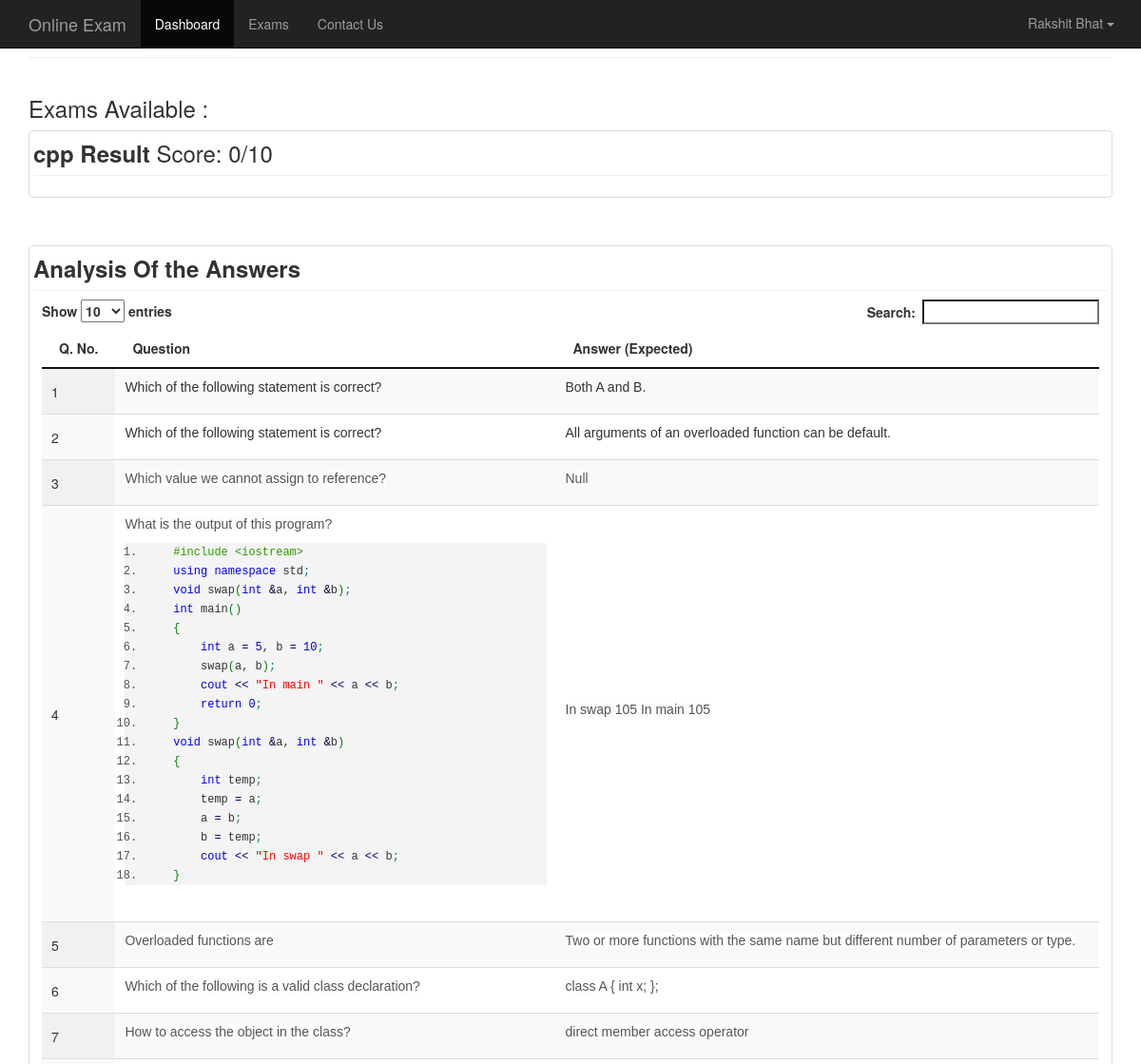
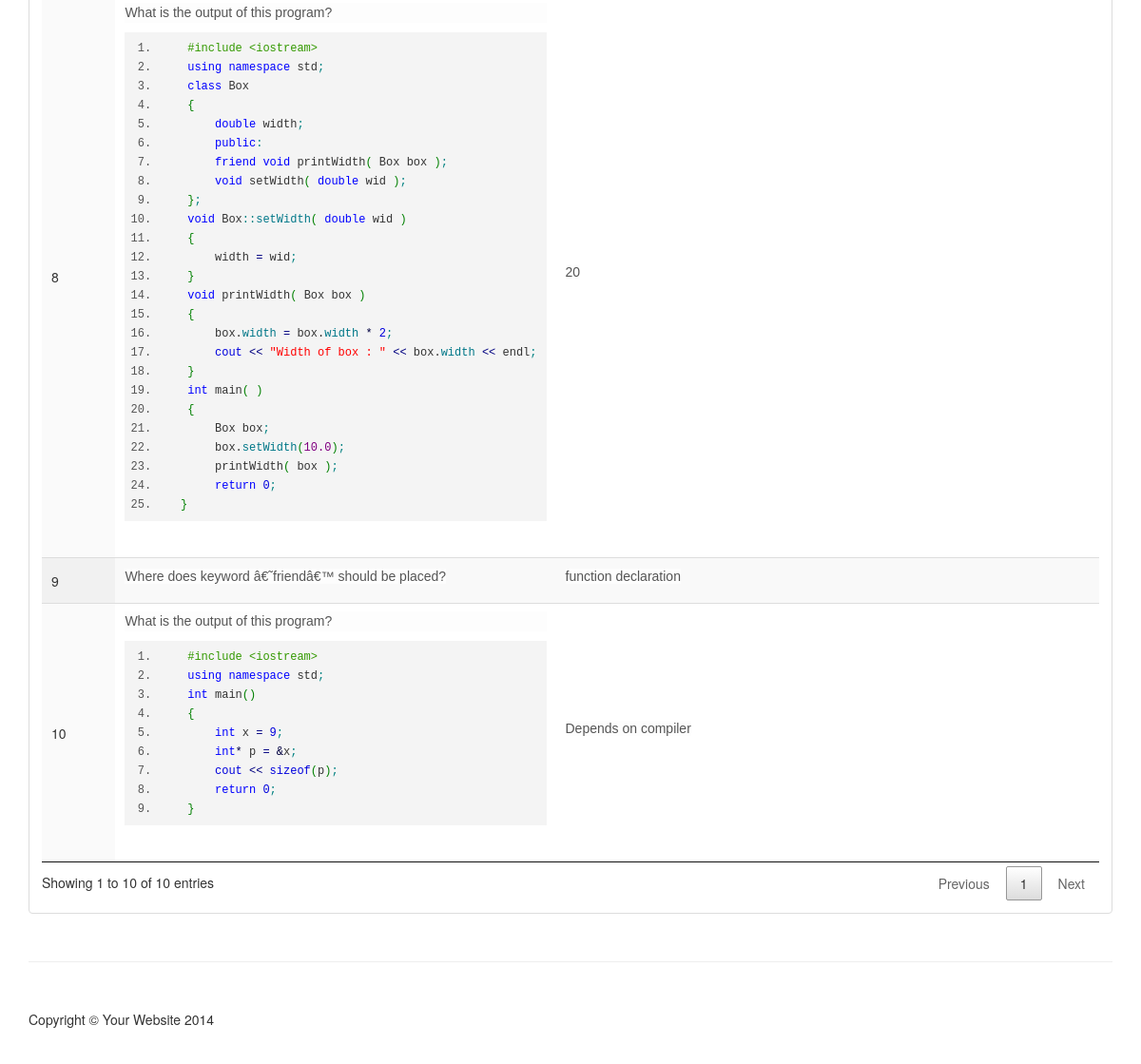
The page /result.php?exam=cpp (signed in) on the database its author committed (2 pictures, top to bottom).
### tables this page shows
CREATE TABLE `cpp1` (
  `qno` int(11) NOT NULL,
  `answer` varchar(50) NOT NULL,
  `review` varchar(50) NOT NULL DEFAULT '0' COMMENT 'if 0 then review else answer for review ',
  `unvisited` int(11) NOT NULL DEFAULT '0' COMMENT 'if 0 then unvisited ',
  `flag` int(11) NOT NULL DEFAULT '1' COMMENT '1 - Unvisited  2 - Answered  3 - Review   4 - Not Answered',
  `result` int(11) NOT NULL DEFAULT '0' COMMENT '0 - incorrect 1 - correct'
);

CREATE TABLE `cpp` (
  `id` int(11) NOT NULL,
  `question` text NOT NULL,
  `a` text NOT NULL,
  `b` text NOT NULL,
  `c` text NOT NULL,
  `d` text NOT NULL,
  `answer` varchar(10) NOT NULL,
  `explaination` text NOT NULL
);

### result.php (the view, shortened to what this page needs)
<?php
include "db.php";
$sql = "SELECT * FROM login WHERE id = ".$_SESSION["lid"];
$res = $conn->query($sql);
$login = $res->fetch_assoc();
?>
<!DOCTYPE html>
<html lang="en">
<?php
include "head.php";
?>
<body style="background-color: inherit !important;">
<?php
include "navbar.php";
?>
<div class="container">
    <hr>
    <div class="row">
        <div class="col-lg-12">
            <h3>Exams Available :</h3>
        </div>
    </div>
    <?php
    $correct = 0;
    ?>
    <div class="row text-ceanter">
        <div class="col-md-12 col-sm-6 hero-feature">
            <div class="thumbnail" style="height: 100% !important;">
                <h3 style="margin-top: 0.5%"><b><?=$_GET["exam"]?> Result </b>Score: <?=$correct?>/10</h3>
                <hr style="margin: 0;">
                <div class="caption">
                </div>
            </div>
        </div>
        <div class="col-md-12 col-sm-6 hero-feature">
            <div class="thumbnail" style="height: 100% !important;">
                <h3 style="margin-top: 0.5%"><b>Analysis Of the Answers</b></h3>
                <hr style="margin: 0;">
                <div class="caption">
                    <table id="example" class="display nowrap" cellspacing="0" width="100%">
                        <thead>
                            <tr>
                                <th>Q. No.</th>
                                <th>Question</th>
                                <th>Answer (Expected)</th>
                                <th>Your Answer</th>
                            </tr>
                        </thead>
                        <tbody>
                        <?php
                            $sql = "SELECT * FROM `".$_GET["exam"].$_SESSION["lid"]."`";
                            $res = $conn->query($sql);
                            while ($row = $res->fetch_assoc()) {
                                $sql1 = "SELECT * FROM ".$_GET["exam"]." WHERE id=".$row["qno"];
                                $res1 = $conn->query($sql1);
                                $row1 = $res1->fetch_assoc();
                                ?>
                                <tr>
                                    <td><?=$row["qno"]?></td>
                                    <td><?=$row1["question"]?></td>
                                    <td><?=$row1[$row1["answer"]]?></td>
                                    <td><?=$row1[$row["answer"]]?></td>
                                </tr>
                                <?php
                            }
                        ?>
                        </tbody>
                    </table>
                </div>
            </div>
        </div>
    </div>
    <hr style="margin: 0 !important;">
    <footer>
        <div class="row">
            <div class="col-lg-12">
                <p>Copyright &copy; Your Website 2014</p>
            </div>
        </div>
    </footer>
</div>
</body>
</html>

### navbar.php (shortened to what this page needs)
<nav class="navbar navbar-inverse navbar-fixed-top" role="navigation">
    <div class="container">
        <div class="navbar-header">
            <a class="navbar-brand" href="index.php">Online Exam</a>
        </div>
        <div class="collapse navbar-collapse" id="bs-example-navbar-collapse-1">
            <ul class="nav navbar-nav">
                <li class="active">
                    <a href="">Dashboard</a>
                </li>
                <li>
                    <a href="exams.php">Exams</a>
                </li>
                <li>
                    <a id="tooltip1" href="" data-toggle="tooltip" title="Rakshit Bhat">Contact Us</a>
                </li>
            </ul>
            <ul class="nav navbar-nav navbar-right">
                <li class="dropdown">
                    <button style="background-color: #222222; color: #9D9D9D; margin-top: 6%" class="btn dropdown-toggle" type="button" data-toggle="dropdown">
                        <?=$login["name"]?>
                        <span class="caret"></span></button>
                </li>
            </ul>
        </div>
    </div>
</nav>

### css/sidebar.css (style rules this page uses)
body { margin: 0px; padding: 0px; }

### css/heroic-features.css (style rules this page uses)
body { padding-top: 70px; }
.hero-feature { margin-bottom: 30px; }
footer { margin: 50px 0; }

### css/datatables.css (style rules this page uses)
table.dataTable { width:100%;margin:0 auto;clear:both;border-collapse:separate;border-spacing:0 }
table.dataTable thead th,table.dataTable tfoot th { font-weight:bold }
table.dataTable thead th,table.dataTable thead td { padding:10px 18px;border-bottom:1px solid #111 }
table.dataTable thead .sorting,table.dataTable thead .sorting_asc,table.dataTable thead .sorting_desc,table.dataTable thead .sorting_asc_disabled,table.dataTable thead .sorting_desc_disabled { cursor:pointer;*cursor:hand }
table.dataTable thead .sorting,table.dataTable thead .sorting_asc,table.dataTable thead .sorting_desc,table.dataTable thead .sorting_asc_disabled,table.dataTable thead .sorting_desc_disabled { background-repeat:no-repeat;background-position:center right }
table.dataTable thead .sorting { background-image:url("../images/sort_both.png") }
table.dataTable thead .sorting_asc { background-image:url("../images/sort_asc.png") }
table.dataTable tbody tr { background-color:#ffffff }
table.dataTable tbody th,table.dataTable tbody td { padding:8px 10px }
table.dataTable.row-border tbody th,table.dataTable.row-border tbody td,table.dataTable.display tbody th,table.dataTable.display tbody td { border-top:1px solid #ddd }
table.dataTable.row-border tbody tr:first-child th,table.dataTable.row-border tbody tr:first-child td,table.dataTable.display tbody tr:first-child th,table.dataTable.display tbody tr:first-child td { border-top:none }
table.dataTable.stripe tbody tr.odd,table.dataTable.display tbody tr.odd { background-color:#f9f9f9 }
table.dataTable.order-column tbody tr>.sorting_1,table.dataTable.order-column tbody tr>.sorting_2,table.dataTable.order-column tbody tr>.sorting_3,table.dataTable.display tbody tr>.sorting_1,table.dataTable.display tbody tr>.sorting_2,table.dataTable.display tbody tr>.sorting_3 { background-color:#fafafa }
table.dataTable.display tbody tr.odd>.sorting_1,table.dataTable.order-column.stripe tbody tr.odd>.sorting_1 { background-color:#f1f1f1 }
table.dataTable.display tbody tr.even>.sorting_1,table.dataTable.order-column.stripe tbody tr.even>.sorting_1 { background-color:#fafafa }
table.dataTable.no-footer { border-bottom:1px solid #111 }
table.dataTable.nowrap th,table.dataTable.nowrap td { white-space:nowrap }
table.dataTable,table.dataTable th,table.dataTable td { -webkit-box-sizing:content-box;box-sizing:content-box }
.dataTables_wrapper .dataTables_scroll div.dataTables_scrollBody>table>thead>tr>th,.dataTables_wrapper .dataTables_scroll div.dataTables_scrollBody>table>thead>tr>td,.dataTables_wrapper .dataTables_scroll div.dataTables_scrollBody>table>tbody>tr>th,.dataTables_wrapper .dataTables_scroll div.dataTables_scrollBody>table>tbody>tr>td { vertical-align:middle }
.dataTables_wrapper.no-footer div.dataTables_scrollHead>table,.dataTables_wrapper.no-footer div.dataTables_scrollBody>table { border-bottom:none }

### css/signin.css (style rules this page uses)
body { padding-top: 40px; padding-bottom: 40px; background-color: #eee; }

### rows shown on the page
cpp1: qno "1", cpp.question "Which of the following statement is correct?", cpp.c "Both A and B."
cpp1: qno "2", cpp.question "Which of the following statement is correct?", cpp.c "All arguments of an overloaded function can be default."
cpp1: qno "3", cpp.question "Which value we cannot assign to reference?", cpp.answer+d "Null"
cpp1: qno "4", cpp.question "What is the output of this program? #include <iostream> using namespace std ; void swap ( int & a, int & b ) ; int main ( ) { int a = 5 , b = 10 ; swap ( a, b ) ; cout << \"In main \" << a << b ; return 0 ; } void swap ( int & a, int & b ) { int temp ; temp = a ; a = b ; b = temp ; cout << \"In swap \" << a << b ; }", cpp.answer+a "In swap 105 In main 105"
cpp1: qno "5", cpp.question "Overloaded functions are", cpp.answer+c "Two or more functions with the same name but different number of parameters or type."
cpp1: qno "6", cpp.question "Which of the following is a valid class declaration?", cpp.answer+a "class A { int x; };"
cpp1: qno "7", cpp.question "How to access the object in the class?", cpp.answer+c "direct member access operator"
cpp1: qno "8", cpp.question "What is the output of this program? #include <iostream> using namespace std ; class Box { double width ; public : friend void printWidth ( Box box ) ; void setWidth ( double wid ) ; } ; void Box :: setWidth ( double wid ) { width = wid ; } void printWidth ( Box box ) { box. width = box. width * 2 ; cout << \"Width of box : \" << box. width << endl ; } int main ( ) { Box box ; box. setWidth ( 10.0 ) ; printWidth ( box ) ; return 0 ; }", cpp.d "20"
cpp1: qno "9", cpp.question "Where does keyword â€˜friendâ€™ should be placed?", cpp.answer+a "function declaration"
cpp1: qno "10", cpp.question "What is the output of this program? #include <iostream> using namespace std ; int main ( ) { int x = 9 ; int * p = & x ; cout << sizeof ( p ) ; return 0 ; }", cpp.answer+c "Depends on compiler"

### other values the page prints
$login["name"] "Rakshit Bhat"
$_GET["exam"] "cpp"
$correct "0"
